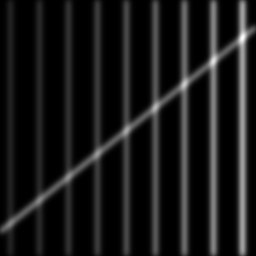
%> input picture Deblurring-Matlab/images/ridges.png, 256 x 256 px
$ octave tuneLambda.m   (GNU Octave 9; MATLAB toolbox functions it lacks are replaced by stand-ins)
%> lines starting %> are read from the running program, lines starting %| are printed output that depends on the picture
### Deblurring-Matlab/P4IP.m
function [x] = P4IP(y,beta,lambda,lambda_step,shape,H,max_iter,epsilon,verbose)
%P4IP Summary of this function goes here
%   Detailed explanation goes here
u = zeros(shape);
nnn = 0.002*randn(size(y));
x = reshape(H(reshape(H(y),shape) + nnn.*(nnn>=0)),shape);
x = x;

v = x;

figure("Name","Initial guess");
imshow(x/max(max(x)));

for k= 1:max_iter
    x_prev = x;
    u_prev = u;
    v_prev = v;
    temp_x = ADMM(y(:),lambda,v_prev(:),u_prev(:),x_prev(:),H,verbose);
    x = reshape(temp_x,shape);
    v = BM3D(x + u_prev,sqrt(beta/lambda),'np',BM3DProfile.ALL_STAGES);
    u = u_prev + x - v;

    lambda = lambda*lambda_step;

    if verbose == 1 || rem(k,10) == 0
        fprintf("Iteration %d : RRMSE %f\n",k,rrmse(x_prev,x,1));
    end

    if rrmse(x_prev,x,1) < epsilon
        fprintf("Breaking due to epsilon\n");
        break
    end
end

end

### Deblurring-Matlab/FilterFunc.m
function [y] = FilterFunc(x,H,shape)
%FILTERFUNC Summary of this function goes here
%   Detailed explanation goes here
y = reshape(x,shape);
y = imfilter(y,H);
y = y(:);
end

### Deblurring-Matlab/tuneLambda.m
addpath(genpath(pwd))
clear;
clc;
close all;

filter = fspecial('gaussian',[25 25],1.6);
%filter = fspecial('average',[9 9]);
%filter = custom TODO;
peak = 1;
img = im2double(rgb2gray(imread('images/ridges.png')));
%> img: size 256x256 double; min 0, max 1, mean 0.0978
figure('Name','Original');
imshow(img);

blurred_img = imfilter(img,filter);
y = poissrnd(blurred_img*peak);
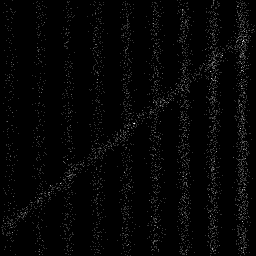
%> y: size 256x256 double; min 0, max 5, mean 0.0952; drawn with min black and max white

figure('Name','Noisy');
imshow(y/max(max(y)));
%> the run ends on the next line

H = @(x) FilterFunc(x,filter,size(img));
lambda_step = 1.065;
max_iter = 75;
epsilon = 1e-7;
verbose = 0;

beta = peak^-0.75;

x_vals = linspace(290,450,10); %% Or logspace for rough tuning
y_vals = zeros(length(x_vals),1);
i = 1;
for lambda = x_vals
    fprintf("Lambda = %f\n",lambda);
    rec = P4IP(y,beta,lambda,lambda_step,size(img),H,max_iter,epsilon,verbose);

$ run again, with Deblurring-Matlab/images/curve-noisy.png copied over Deblurring-Matlab/images/ridges.png
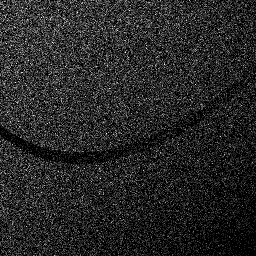
%> input picture Deblurring-Matlab/images/curve-noisy.png, 256 x 256 px
